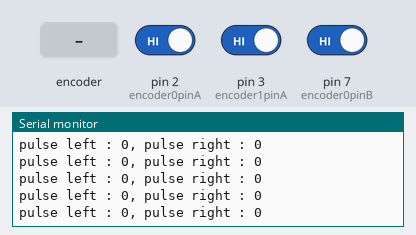
A sketch run on a simulated Arduino Uno, built with avr-gcc and run on an emulated ATmega328P. On the bench: the last lines printed to the serial monitor. The test bench sets the inputs (shaded band); at power-on: pin 3 (encoder1pinA) HIGH, pin 2 (encoder0pinA) HIGH, pin 7 (encoder0pinB) HIGH.

Above: at 1.2 s.
1.3 s: rotary encoder on pin 2 (encoder0pinA) / pin 7 (encoder0pinB) turned 1 step (first pin leading)
At 1.31 s:
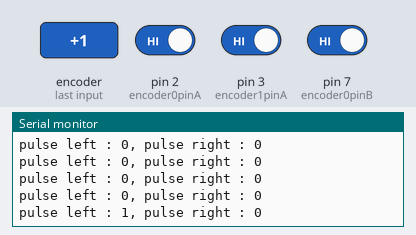
3.0 s: pin 3 (encoder1pinA) driven LOW
At 3.02 s:
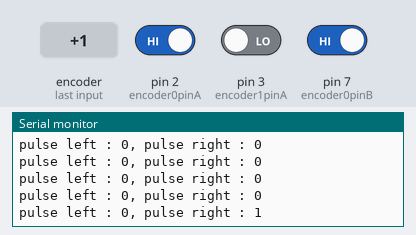
4.5 s: rotary encoder on pin 2 (encoder0pinA) / pin 7 (encoder0pinB) turned 2 steps (second pin leading)
At 4.82 s:
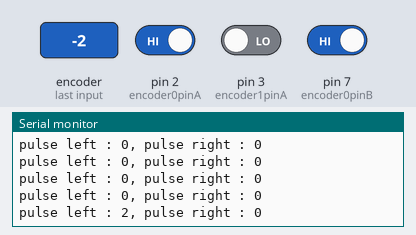
Timing chart, 0 to 7.5 s (numbered marks = the images above; inputs shaded):
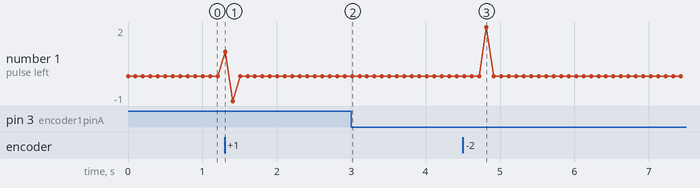

The sketch:

encoder_two_wheel.ino
```cpp
const byte encoder0pinA = 2;  // A pin -> the interrupt pin 0 (pin 2)
const byte encoder0pinB = 7;  // B pin -> the digital pin 7
const byte encoder1pinA = 3;  // A pin -> the interrupt pin 1 (pin 3)
const byte encoder1pinB = 4;  // B pin -> the digital pin 4

typedef struct
{
  byte encoderPinALast;
  int duration;
  boolean Direction;
}encoder_two_wheel;

encoder_two_wheel motor_left;
encoder_two_wheel motor_right;

void setup()
{
  /* initialize the serial port and the encoder module */
  Serial.begin(9600);
  EncoderInit();
}

void loop()
{
  Serial.print("pulse left : ");
  Serial.print(motor_left.duration);
  Serial.print(", pulse right : ");
  Serial.println(motor_right.duration);
  motor_left.duration = 0;
  motor_right.duration = 0;
  delay(100);
}

void EncoderInit()
{
  /* attach interrupt pin 0 */
  motor_left.Direction = true;
  motor_right.Direction = true;
  pinMode(encoder0pinB, INPUT);
  pinMode(encoder1pinB, INPUT);
  attachInterrupt(0, wheelSpeed0, CHANGE);
  attachInterrupt(1, wheelSpeed1, CHANGE);
}

void wheelSpeed0()
{
  int Lstate = digitalRead(encoder0pinA);
  if((motor_left.encoderPinALast == LOW) && Lstate==HIGH)
  {
    int val = digitalRead(encoder0pinB);
    if(val == LOW && motor_left.Direction)
    {
      motor_left.Direction = false; //Reverse
    }
    else if(val == HIGH && !(motor_left.Direction))
    {
      motor_left.Direction = true;  //Forward
    }
  }
  motor_left.encoderPinALast = Lstate;

  if(!motor_left.Direction)  motor_left.duration--;
  else  motor_left.duration++;
}

void wheelSpeed1()
{
  int Lstate = digitalRead(encoder1pinA);
  if((motor_right.encoderPinALast == LOW) && Lstate==HIGH)
  {
    int val = digitalRead(encoder1pinB);
    if(val == LOW && motor_right.Direction)
    {
      motor_right.Direction = false; //Reverse
    }
    else if(val == HIGH && !(motor_right.Direction))
    {
      motor_right.Direction = true;  //Forward
    }
  }
  motor_right.encoderPinALast = Lstate;

  if(!motor_right.Direction)  motor_right.duration--;
  else  motor_right.duration++;
}
```

Measured:
- after the input at 1.3 s, the serial monitor: prints a new line at once (image 1)
- after the input at 3.0 s, the serial monitor: prints a new line at once (image 2)
- after the input at 4.5 s, the serial monitor: prints a new line after 0.32 s (image 3)
